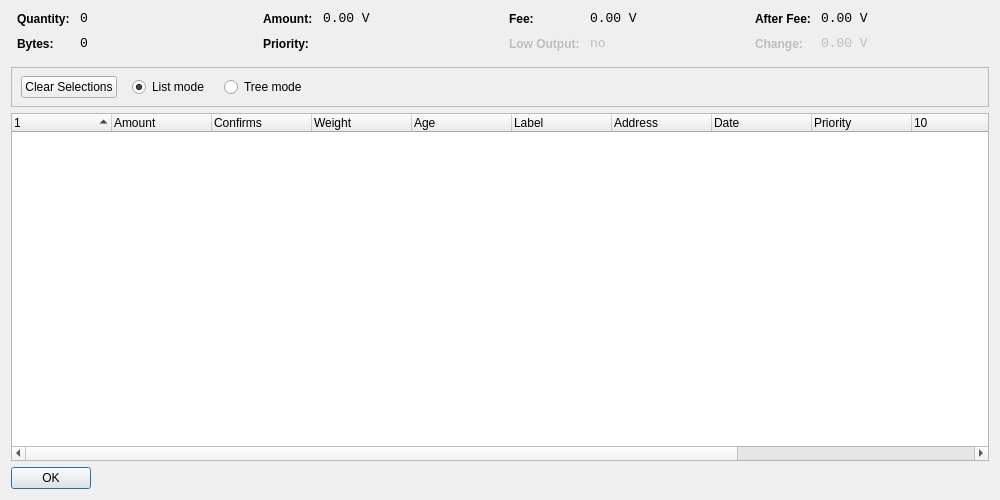
<?xml version="1.0" encoding="UTF-8"?>
<ui version="4.0">
 <class>CoinControlDialog</class>
 <widget class="QDialog" name="CoinControlDialog">
  <property name="geometry">
   <rect>
    <x>0</x>
    <y>0</y>
    <width>1000</width>
    <height>500</height>
   </rect>
  </property>
  <property name="windowTitle">
   <string>Coin Control</string>
  </property>
  <layout class="QVBoxLayout" name="verticalLayout">
   <item>
    <layout class="QHBoxLayout" name="horizontalLayoutTop" stretch="0,0,0,0">
     <property name="topMargin">
      <number>0</number>
     </property>
     <property name="bottomMargin">
      <number>10</number>
     </property>
     <item>
      <layout class="QFormLayout" name="formLayoutCoinControl1">
       <property name="horizontalSpacing">
        <number>10</number>
       </property>
       <property name="verticalSpacing">
        <number>10</number>
       </property>
       <property name="leftMargin">
        <number>6</number>
       </property>
       <property name="rightMargin">
        <number>6</number>
       </property>
       <item row="0" column="0">
        <widget class="QLabel" name="labelCoinControlQuantityText">
         <property name="styleSheet">
          <string notr="true">font-weight:bold;</string>
         </property>
         <property name="text">
          <string>Quantity:</string>
         </property>
        </widget>
       </item>
       <item row="0" column="1">
        <widget class="QLabel" name="labelCoinControlQuantity">
         <property name="font">
          <font>
           <family>Monospace</family>
           <pointsize>10</pointsize>
          </font>
         </property>
         <property name="cursor">
          <cursorShape>IBeamCursor</cursorShape>
         </property>
         <property name="contextMenuPolicy">
          <enum>Qt::ActionsContextMenu</enum>
         </property>
         <property name="text">
          <string>0</string>
         </property>
         <property name="textInteractionFlags">
          <set>Qt::LinksAccessibleByMouse|Qt::TextSelectableByKeyboard|Qt::TextSelectableByMouse</set>
         </property>
        </widget>
       </item>
       <item row="1" column="0">
        <widget class="QLabel" name="labelCoinControlBytesText">
         <property name="styleSheet">
          <string notr="true">font-weight:bold;</string>
         </property>
         <property name="text">
          <string>Bytes:</string>
         </property>
        </widget>
       </item>
       <item row="1" column="1">
        <widget class="QLabel" name="labelCoinControlBytes">
         <property name="font">
          <font>
           <family>Monospace</family>
           <pointsize>10</pointsize>
          </font>
         </property>
         <property name="cursor">
          <cursorShape>IBeamCursor</cursorShape>
         </property>
         <property name="contextMenuPolicy">
          <enum>Qt::ActionsContextMenu</enum>
         </property>
         <property name="text">
          <string>0</string>
         </property>
         <property name="textInteractionFlags">
          <set>Qt::LinksAccessibleByMouse|Qt::TextSelectableByKeyboard|Qt::TextSelectableByMouse</set>
         </property>
        </widget>
       </item>
      </layout>
     </item>
     <item>
      <layout class="QFormLayout" name="formLayoutCoinControl2">
       <property name="horizontalSpacing">
        <number>10</number>
       </property>
       <property name="verticalSpacing">
        <number>10</number>
       </property>
       <property name="leftMargin">
        <number>6</number>
       </property>
       <property name="rightMargin">
        <number>6</number>
       </property>
       <item row="0" column="0">
        <widget class="QLabel" name="labelCoinControlAmountText">
         <property name="styleSheet">
          <string notr="true">font-weight:bold;</string>
         </property>
         <property name="text">
          <string>Amount:</string>
         </property>
        </widget>
       </item>
       <item row="0" column="1">
        <widget class="QLabel" name="labelCoinControlAmount">
         <property name="font">
          <font>
           <family>Monospace</family>
           <pointsize>10</pointsize>
          </font>
         </property>
         <property name="cursor">
          <cursorShape>IBeamCursor</cursorShape>
         </property>
         <property name="contextMenuPolicy">
          <enum>Qt::ActionsContextMenu</enum>
         </property>
         <property name="text">
          <string>0.00 V</string>
         </property>
         <property name="textInteractionFlags">
          <set>Qt::LinksAccessibleByMouse|Qt::TextSelectableByKeyboard|Qt::TextSelectableByMouse</set>
         </property>
        </widget>
       </item>
       <item row="1" column="0">
        <widget class="QLabel" name="labelCoinControlPriorityText">
         <property name="styleSheet">
          <string notr="true">font-weight:bold;</string>
         </property>
         <property name="text">
          <string>Priority:</string>
         </property>
        </widget>
       </item>
       <item row="1" column="1">
        <widget class="QLabel" name="labelCoinControlPriority">
         <property name="font">
          <font>
           <family>Monospace</family>
           <pointsize>10</pointsize>
          </font>
         </property>
         <property name="cursor">
          <cursorShape>IBeamCursor</cursorShape>
         </property>
         <property name="contextMenuPolicy">
          <enum>Qt::ActionsContextMenu</enum>
         </property>
         <property name="text">
          <string/>
         </property>
         <property name="textInteractionFlags">
          <set>Qt::LinksAccessibleByMouse|Qt::TextSelectableByKeyboard|Qt::TextSelectableByMouse</set>
         </property>
        </widget>
       </item>
      </layout>
     </item>
     <item>
      <layout class="QFormLayout" name="formLayoutCoinControl3">
       <property name="horizontalSpacing">
        <number>10</number>
       </property>
       <property name="verticalSpacing">
        <number>10</number>
       </property>
       <property name="leftMargin">
        <number>6</number>
       </property>
       <property name="rightMargin">
        <number>6</number>
       </property>
       <item row="0" column="0">
        <widget class="QLabel" name="labelCoinControlFeeText">
         <property name="styleSheet">
          <string notr="true">font-weight:bold;</string>
         </property>
         <property name="text">
          <string>Fee:</string>
         </property>
        </widget>
       </item>
       <item row="0" column="1">
        <widget class="QLabel" name="labelCoinControlFee">
         <property name="font">
          <font>
           <family>Monospace</family>
           <pointsize>10</pointsize>
          </font>
         </property>
         <property name="cursor">
          <cursorShape>IBeamCursor</cursorShape>
         </property>
         <property name="contextMenuPolicy">
          <enum>Qt::ActionsContextMenu</enum>
         </property>
         <property name="text">
          <string>0.00 V</string>
         </property>
         <property name="textInteractionFlags">
          <set>Qt::LinksAccessibleByMouse|Qt::TextSelectableByKeyboard|Qt::TextSelectableByMouse</set>
         </property>
        </widget>
       </item>
       <item row="1" column="0">
        <widget class="QLabel" name="labelCoinControlLowOutputText">
         <property name="enabled">
          <bool>false</bool>
         </property>
         <property name="styleSheet">
          <string notr="true">font-weight:bold;</string>
         </property>
         <property name="text">
          <string>Low Output:</string>
         </property>
        </widget>
       </item>
       <item row="1" column="1">
        <widget class="QLabel" name="labelCoinControlLowOutput">
         <property name="enabled">
          <bool>false</bool>
         </property>
         <property name="font">
          <font>
           <family>Monospace</family>
           <pointsize>10</pointsize>
          </font>
         </property>
         <property name="cursor">
          <cursorShape>IBeamCursor</cursorShape>
         </property>
         <property name="contextMenuPolicy">
          <enum>Qt::ActionsContextMenu</enum>
         </property>
         <property name="text">
          <string>no</string>
         </property>
         <property name="textInteractionFlags">
          <set>Qt::LinksAccessibleByMouse|Qt::TextSelectableByKeyboard|Qt::TextSelectableByMouse</set>
         </property>
        </widget>
       </item>
      </layout>
     </item>
     <item>
      <layout class="QFormLayout" name="formLayoutCoinControl4">
       <property name="horizontalSpacing">
        <number>10</number>
       </property>
       <property name="verticalSpacing">
        <number>10</number>
       </property>
       <property name="leftMargin">
        <number>6</number>
       </property>
       <property name="rightMargin">
        <number>6</number>
       </property>
       <item row="0" column="0">
        <widget class="QLabel" name="labelCoinControlAfterFeeText">
         <property name="styleSheet">
          <string notr="true">font-weight:bold;</string>
         </property>
         <property name="text">
          <string>After Fee:</string>
         </property>
        </widget>
       </item>
       <item row="0" column="1">
        <widget class="QLabel" name="labelCoinControlAfterFee">
         <property name="font">
          <font>
           <family>Monospace</family>
           <pointsize>10</pointsize>
          </font>
         </property>
         <property name="cursor">
          <cursorShape>IBeamCursor</cursorShape>
         </property>
         <property name="contextMenuPolicy">
          <enum>Qt::ActionsContextMenu</enum>
         </property>
         <property name="text">
          <string>0.00 V</string>
         </property>
         <property name="textInteractionFlags">
          <set>Qt::LinksAccessibleByMouse|Qt::TextSelectableByKeyboard|Qt::TextSelectableByMouse</set>
         </property>
        </widget>
       </item>
       <item row="1" column="0">
        <widget class="QLabel" name="labelCoinControlChangeText">
         <property name="enabled">
          <bool>false</bool>
         </property>
         <property name="styleSheet">
          <string notr="true">font-weight:bold;</string>
         </property>
         <property name="text">
          <string>Change:</string>
         </property>
        </widget>
       </item>
       <item row="1" column="1">
        <widget class="QLabel" name="labelCoinControlChange">
         <property name="enabled">
          <bool>false</bool>
         </property>
         <property name="font">
          <font>
           <family>Monospace</family>
           <pointsize>10</pointsize>
          </font>
         </property>
         <property name="cursor">
          <cursorShape>IBeamCursor</cursorShape>
         </property>
         <property name="contextMenuPolicy">
          <enum>Qt::ActionsContextMenu</enum>
         </property>
         <property name="text">
          <string>0.00 V</string>
         </property>
         <property name="textInteractionFlags">
          <set>Qt::LinksAccessibleByMouse|Qt::TextSelectableByKeyboard|Qt::TextSelectableByMouse</set>
         </property>
        </widget>
       </item>
      </layout>
     </item>
    </layout>
   </item>
   <item>
    <widget class="QFrame" name="frame">
     <property name="minimumSize">
      <size>
       <width>0</width>
       <height>40</height>
      </size>
     </property>
     <property name="frameShape">
      <enum>QFrame::StyledPanel</enum>
     </property>
     <property name="frameShadow">
      <enum>QFrame::Sunken</enum>
     </property>
     <widget class="QWidget" name="horizontalLayoutWidget">
      <property name="geometry">
       <rect>
        <x>10</x>
        <y>0</y>
        <width>781</width>
        <height>41</height>
       </rect>
      </property>
      <layout class="QHBoxLayout" name="horizontalLayoutPanel" stretch="0,0,0,0,0">
       <property name="spacing">
        <number>15</number>
       </property>
       <item>
        <widget class="QPushButton" name="pushButtonSelectAll">
         <property name="sizePolicy">
          <sizepolicy hsizetype="Maximum" vsizetype="Fixed">
           <horstretch>0</horstretch>
           <verstretch>0</verstretch>
          </sizepolicy>
         </property>
         <property name="text">
          <string>Clear Selections</string>
         </property>
        </widget>
       </item>
       <item>
        <widget class="QRadioButton" name="radioListMode">
         <property name="sizePolicy">
          <sizepolicy hsizetype="Maximum" vsizetype="Fixed">
           <horstretch>0</horstretch>
           <verstretch>0</verstretch>
          </sizepolicy>
         </property>
         <property name="text">
          <string>List mode</string>
         </property>
         <property name="checked">
          <bool>true</bool>
         </property>
        </widget>
       </item>
       <item>
        <widget class="QRadioButton" name="radioTreeMode">
         <property name="sizePolicy">
          <sizepolicy hsizetype="Maximum" vsizetype="Fixed">
           <horstretch>0</horstretch>
           <verstretch>0</verstretch>
          </sizepolicy>
         </property>
         <property name="text">
          <string>Tree mode</string>
         </property>
        </widget>
       </item>
<!--       <item>
        <widget class="QLabel" name="labelLocked">
         <property name="text">
          <string>(1 locked)</string>
         </property>
        </widget>
       </item>
-->
       <item>
        <spacer name="horizontalSpacer">
         <property name="orientation">
          <enum>Qt::Horizontal</enum>
         </property>
         <property name="sizeHint" stdset="0">
          <size>
           <width>40</width>
           <height>20</height>
          </size>
         </property>
        </spacer>
       </item>
      </layout>
     </widget>
    </widget>
   </item>
   <item>
    <widget class="CoinControlTreeWidget" name="treeWidget">
     <property name="contextMenuPolicy">
      <enum>Qt::CustomContextMenu</enum>
     </property>
     <property name="sortingEnabled">
      <bool>false</bool>
     </property>
     <property name="columnCount">
      <number>13</number>
     </property>
     <attribute name="headerShowSortIndicator" stdset="0">
      <bool>true</bool>
     </attribute>
     <attribute name="headerStretchLastSection">
      <bool>false</bool>
     </attribute>
     <column>
      <property name="text">
       <string/>
      </property>
     </column>
     <column>
      <property name="text">
       <string>Amount</string>
      </property>
     </column>
     <column>
      <property name="text">
       <string>Confirms</string>
	   </property>
	   <property name="toolTip">
		<string>Confirmed</string>
      </property>
     </column>
     <column>
      <property name="text">
       <string>Weight</string>
      </property>
     </column>
	 <column> 
      <property name="text"> 
       <string>Age</string> 
      </property> 
     </column> 
     <column>
      <property name="text">
       <string notr="true">Label</string>
      </property>
     </column>
     <column>
      <property name="text">
       <string>Address</string>
      </property>
     </column>
	 <column>
      <property name="text">
       <string>Date</string>
      </property>
     </column>
     <column>
      <property name="text">
       <string>Priority</string>
      </property>
     </column>
	 <column>  
      <property name="text"> /** age int 64 invisible **/  
       <string/>  
      </property> 
     </column>	 
     <column>
      <property name="text"> <!--(invisible) TX HASH  --> 
       <string/>
      </property>
     </column>
     <column>
      <property name="text"> <!--(invisible) V_OUT INDEX  --> 
       <string/>
      </property>
     </column>
     <column>
      <property name="text"> <!--(invisible) AMOUNT_INT64  --> 
       <string/>
      </property>
     </column>
     <column>
      <property name="text"> <!--(invisible) PRIORITY_INT64  -->
       <string/>
      </property>
     </column>
    </widget>
   </item>
   <item>
    <widget class="QDialogButtonBox" name="buttonBox">
     <property name="sizePolicy">
      <sizepolicy hsizetype="Maximum" vsizetype="Fixed">
       <horstretch>0</horstretch>
       <verstretch>0</verstretch>
      </sizepolicy>
     </property>
     <property name="orientation">
      <enum>Qt::Horizontal</enum>
     </property>
     <property name="standardButtons">
      <set>QDialogButtonBox::Ok</set>
     </property>
    </widget>
   </item>
  </layout>
 </widget>
 <customwidgets>
  <customwidget>
   <class>CoinControlTreeWidget</class>
   <extends>QTreeWidget</extends>
   <header>coincontroltreewidget.h</header>
  </customwidget>
 </customwidgets>
 <resources/>
 <connections/>
</ui>
